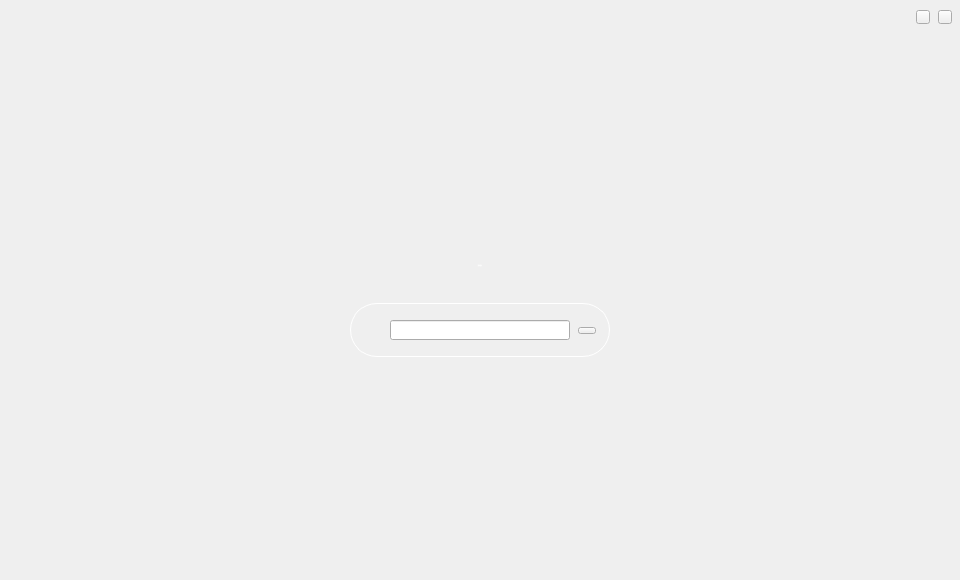
<?xml version="1.0" encoding="UTF-8"?>
<ui version="4.0">
 <class>NormalLogin</class>
 <widget class="QWidget" name="NormalLogin">
  <property name="geometry">
   <rect>
    <x>0</x>
    <y>0</y>
    <width>960</width>
    <height>580</height>
   </rect>
  </property>
  <property name="font">
   <font>
    <family>微软雅黑</family>
    <pointsize>-1</pointsize>
    <weight>50</weight>
    <italic>false</italic>
    <bold>false</bold>
   </font>
  </property>
  <property name="windowTitle">
   <string>Form</string>
  </property>
  <property name="styleSheet">
   <string notr="true">font: 12px &quot;微软雅黑&quot;;</string>
  </property>
  <widget class="QLabel" name="loginLabel">
   <property name="geometry">
    <rect>
     <x>420</x>
     <y>250</y>
     <width>120</width>
     <height>30</height>
    </rect>
   </property>
   <property name="font">
    <font>
     <family>微软雅黑</family>
     <pointsize>-1</pointsize>
     <weight>50</weight>
     <italic>false</italic>
     <bold>false</bold>
    </font>
   </property>
   <property name="styleSheet">
    <string notr="true">color: rgb(255, 255, 255);font: 19px &quot;微软雅黑&quot;;</string>
   </property>
   <property name="text">
    <string>登录密码:</string>
   </property>
   <property name="alignment">
    <set>Qt::AlignCenter</set>
   </property>
  </widget>
  <widget class="QLineEdit" name="pwdLineEdit">
   <property name="geometry">
    <rect>
     <x>390</x>
     <y>320</y>
     <width>180</width>
     <height>20</height>
    </rect>
   </property>
   <property name="font">
    <font>
     <family>微软雅黑</family>
     <pointsize>-1</pointsize>
     <weight>50</weight>
     <italic>false</italic>
     <bold>false</bold>
    </font>
   </property>
   <property name="contextMenuPolicy">
    <enum>Qt::DefaultContextMenu</enum>
   </property>
   <property name="echoMode">
    <enum>QLineEdit::Password</enum>
   </property>
   <property name="alignment">
    <set>Qt::AlignCenter</set>
   </property>
   <property name="clearButtonEnabled">
    <bool>false</bool>
   </property>
  </widget>
  <widget class="QToolButton" name="enterBtn">
   <property name="geometry">
    <rect>
     <x>578</x>
     <y>327</y>
     <width>18</width>
     <height>7</height>
    </rect>
   </property>
   <property name="cursor">
    <cursorShape>PointingHandCursor</cursorShape>
   </property>
   <property name="focusPolicy">
    <enum>Qt::NoFocus</enum>
   </property>
   <property name="text">
    <string/>
   </property>
  </widget>
  <widget class="QLabel" name="tipLabel">
   <property name="geometry">
    <rect>
     <x>300</x>
     <y>370</y>
     <width>360</width>
     <height>20</height>
    </rect>
   </property>
   <property name="font">
    <font>
     <family>微软雅黑</family>
     <pointsize>-1</pointsize>
     <weight>50</weight>
     <italic>false</italic>
     <bold>false</bold>
    </font>
   </property>
   <property name="styleSheet">
    <string notr="true">color: rgb(255, 255, 255);</string>
   </property>
   <property name="text">
    <string/>
   </property>
   <property name="alignment">
    <set>Qt::AlignCenter</set>
   </property>
  </widget>
  <widget class="QToolButton" name="closeBtn">
   <property name="geometry">
    <rect>
     <x>938</x>
     <y>10</y>
     <width>14</width>
     <height>14</height>
    </rect>
   </property>
   <property name="cursor">
    <cursorShape>PointingHandCursor</cursorShape>
   </property>
   <property name="focusPolicy">
    <enum>Qt::NoFocus</enum>
   </property>
   <property name="text">
    <string/>
   </property>
  </widget>
  <widget class="QToolButton" name="minBtn">
   <property name="geometry">
    <rect>
     <x>916</x>
     <y>10</y>
     <width>14</width>
     <height>14</height>
    </rect>
   </property>
   <property name="cursor">
    <cursorShape>PointingHandCursor</cursorShape>
   </property>
   <property name="focusPolicy">
    <enum>Qt::NoFocus</enum>
   </property>
   <property name="text">
    <string/>
   </property>
  </widget>
  <widget class="QLabel" name="label">
   <property name="geometry">
    <rect>
     <x>350</x>
     <y>303</y>
     <width>260</width>
     <height>54</height>
    </rect>
   </property>
   <property name="styleSheet">
    <string notr="true">QLabel{border: 1px solid white;border-radius: 27px;padding: 1px 2px 1px 8px;min-width: 9em;}</string>
   </property>
   <property name="text">
    <string/>
   </property>
  </widget>
  <zorder>label</zorder>
  <zorder>loginLabel</zorder>
  <zorder>pwdLineEdit</zorder>
  <zorder>enterBtn</zorder>
  <zorder>tipLabel</zorder>
  <zorder>closeBtn</zorder>
  <zorder>minBtn</zorder>
 </widget>
 <resources/>
 <connections/>
</ui>
